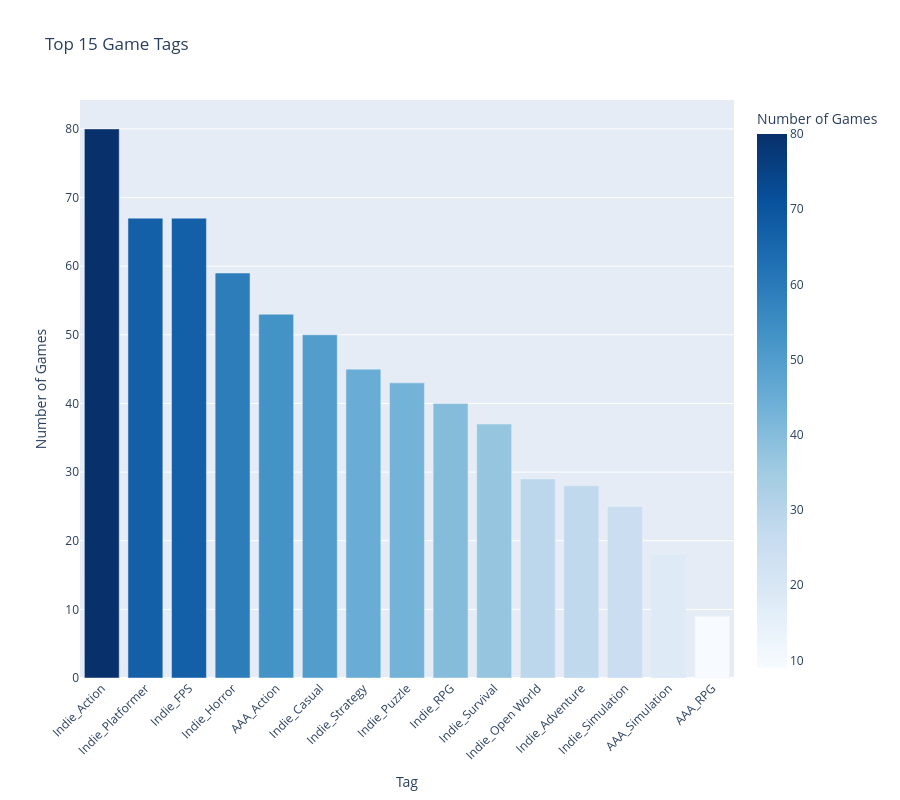

Notebook cell for this chart:
### Code cell
# 3. Most Popular Tags (similar approach as categories)
# Explode tags to get one row per tag
tag_exploded = games_data.explode('tag')

tag_counts = tag_exploded['tag'].value_counts().reset_index()
tag_counts.columns = ['tag', 'count']


fig8 = px.bar(
    tag_counts.head(15),
    x='tag',
    y='count',
    title='Top 15 Game Tags',
    labels={'tag': 'Tag', 'count': 'Number of Games'},
    color='count',
    color_continuous_scale='Blues',
    height=800

)
fig8.update_layout(xaxis_tickangle=-45)
fig8.show()

### Figure 1 — Plotly figure (JSON) as saved in the notebook; plotly's stock layout.template omitted (floating-point values rounded to 4 significant figures)
{"data": [{"hovertemplate": "Tag=%{x}<br>Number of Games=%{marker.color}<extra></extra>", "legendgroup": "", "marker": {"color": [80, 67, 67, 59, 53, 50, 45, 43, 40, 37, 29, 28, 25, 18, 9], "coloraxis": "coloraxis", "pattern": {"shape": ""}}, "name": "", "orientation": "v", "showlegend": false, "textposition": "auto", "type": "bar", "x": ["Indie_Action", "Indie_Platformer", "Indie_FPS", "Indie_Horror", "AAA_Action", "Indie_Casual", "Indie_Strategy", "Indie_Puzzle", "Indie_RPG", "Indie_Survival", "Indie_Open World", "Indie_Adventure", "Indie_Simulation", "AAA_Simulation", "AAA_RPG"], "xaxis": "x", "y": [80, 67, 67, 59, 53, 50, 45, 43, 40, 37, 29, 28, 25, 18, 9], "yaxis": "y"}], "layout": {"barmode": "relative", "coloraxis": {"colorbar": {"title": {"text": "Number of Games"}}, "colorscale": [[0, "rgb(247,251,255)"], [0.125, "rgb(222,235,247)"], [0.25, "rgb(198,219,239)"], [0.375, "rgb(158,202,225)"], [0.5, "rgb(107,174,214)"], [0.625, "rgb(66,146,198)"], [0.75, "rgb(33,113,181)"], [0.875, "rgb(8,81,156)"], [1, "rgb(8,48,107)"]]}, "height": 800, "legend": {"tracegroupgap": 0}, "title": {"text": "Top 15 Game Tags"}, "xaxis": {"anchor": "y", "domain": [0, 1], "tickangle": -45, "title": {"text": "Tag"}}, "yaxis": {"anchor": "x", "domain": [0, 1], "title": {"text": "Number of Games"}}}}
